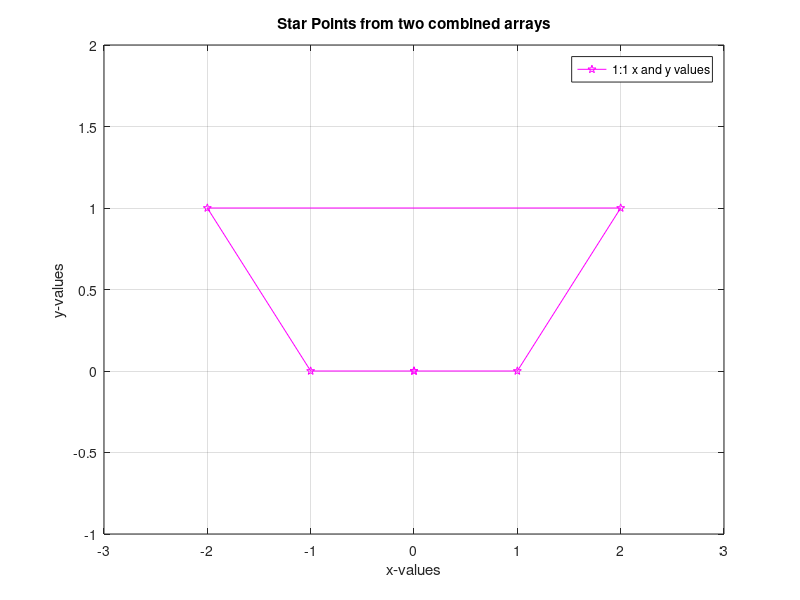

Source code (MATLAB):
% Program: ConnectPoints.m
% Programmer: Lillian Letiecq
% Email: lletiecq@student.cnm.edu
% Purpose: plots the points defined by two arrays:
% x = [0, 1, 2, -2, -1, 0] and y = [0, 0, 1, 1, 0, 0]. Each point should be plotted
% as a star, and the points should be connected with line segments

clear
clc

%% Points        (1:1 x and y values)

x = [0, 1, 2, -2, -1, 0];

y = [0, 0, 1, 1, 0, 0];

%% Graph

figure                     % shows chart
plot(x, y, '-pm');         % -.is for the style of line & p it for pentagram(star)

axis([-3,3,-1,2]);         % moved view to show all points without them lying directly on x and y axis

grid on;                   %grid visible

legend('1:1 x and y values');             %idk what else to call it 

title('Star Points from two combined arrays');        %Purpose of code

xlabel('x-values');                                   %creative label

ylabel('y-values');                                    %another creative label
